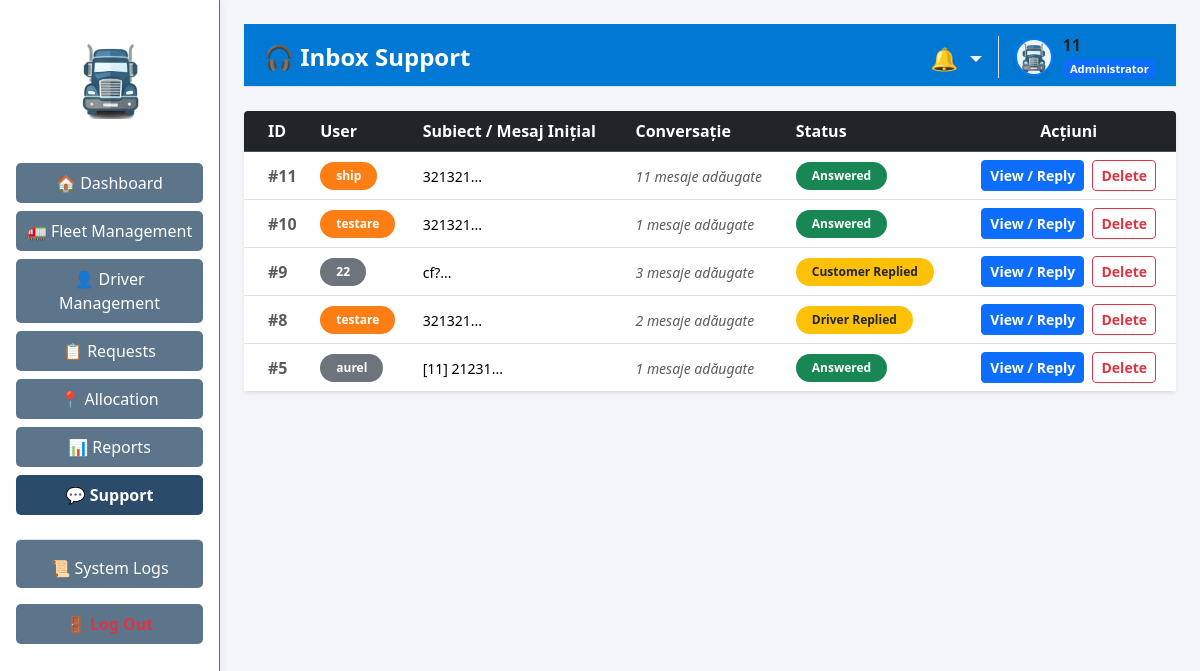
Screenshot of /admin/support (signed in) with the database file from the repository.
### tables this page shows
CREATE TABLE support_tickets (
                        id INTEGER PRIMARY KEY AUTOINCREMENT,
                        client TEXT NOT NULL,
                        message TEXT NOT NULL,
                        admin_response TEXT DEFAULT NULL,
                        timestamp DATETIME DEFAULT CURRENT_TIMESTAMP,
                        status TEXT DEFAULT 'New'
                    , client_role TEXT DEFAULT 'Customer', subject TEXT, user_id INTEGER);

### app/routes/admin_support_routes.py (the view)
@admin_support_bp.route('/admin/support')
def view_tickets() -> str:
    if session.get('role') not in ['Administrator', 'Staff']:
        return redirect(url_for('auth.login'))
    tickets_data = support_db.get_all_tickets()
    return render_template('admin/support_tickets.html', tickets=tickets_data, role=session.get('role'))

### app/models/notification_model.py (called while the page is built)
    def get_unread_notifications(self, target1: str, target2: str = '') -> List[Dict[str, Any]]:
        try:
            with sqlite3.connect(DB_PATH) as conn:
                conn.row_factory = sqlite3.Row
                cursor = conn.execute(
                    "SELECT * FROM notifications WHERE target_role IN (?, ?, 'All') AND is_read = 0 ORDER BY timestamp DESC",
                    (str(target1).strip(), str(target2).strip())
                )
                return [dict(row) for row in cursor.fetchall()]
        except sqlite3.Error as e:
            logging.error(f"Error fetching notifications: {e}")
            return []

### app/models/support_model.py (called while the page is built)
    def get_all_tickets(self) -> List[Dict[str, Any]]:
        tickets = []
        try:
            with sqlite3.connect(self.db_path) as connection:
                connection.row_factory = sqlite3.Row
                cursor = connection.execute("SELECT * FROM support_tickets ORDER BY id DESC")
                for row in cursor.fetchall():
                    ticket = dict(row)
                    replies_cursor = connection.execute("SELECT * FROM ticket_replies WHERE ticket_id = ? ORDER BY timestamp ASC", (ticket['id'],))
                    ticket['replies'] = [dict(r) for r in replies_cursor.fetchall()]
                    tickets.append(ticket)
                return tickets
        except sqlite3.Error as e:
            logging.error(f"Fetch all error: {e}")
            return tickets

### app/templates/admin/support_tickets.html (shortened to what this page needs)
{% extends "layouts/admin_layout.html" if session.get('role') == 'Administrator' else "layouts/staff_layout.html" %}
{% block page_header %}🎧 Inbox Support{% endblock %}
{% block content %}
<div class="table-container shadow-sm border-0 bg-white custom-rounded" style="overflow: hidden;">
    <table class="table table-hover align-middle mb-0">
        <thead class="table-dark">
            <tr>
                <th class="ps-4">ID</th>
                <th>User</th>
                <th>Subiect / Mesaj Inițial</th>
                <th>Conversație</th>
                <th>Status</th>
                <th class="text-center">Acțiuni</th>
            </tr>
        </thead>
        <tbody>
            {% if not tickets %}
            <tr><td colspan="6" class="text-center py-5 text-muted">Nu există tichete de suport deschise.</td></tr>
            {% else %}
                {% for t in tickets %}
                <tr>
                    <td class="ps-4 fw-bold text-muted">#{{ t.id }}</td>
                    <td>
                        <span class="badge {{ 'bg-driver' if t.client_role == 'Driver' else 'bg-customer' }} px-3 py-2 rounded-pill">
                            {{ t.client }}
                        </span>
                    </td>
                    <td><small>{{ t.message[:40] }}...</small></td>
                    <td>
                        <span class="text-muted small"><i>{{ t.replies|length }} mesaje adăugate</i></span>
                    </td>
                    <td>
                        <span class="badge rounded-pill bg-{{ 'info' if t.status == 'New' or t.status == 'Customer Ticket' or t.status == 'Driver Ticket' else ('warning text-dark' if 'Replied' in t.status else 'success') }} px-3 py-2">
                            {{ t.status }}
                        </span>
                    </td>
                    <td class="text-center">
                        <button class="btn btn-sm btn-primary fw-bold custom-rounded" data-bs-toggle="modal" data-bs-target="#respondModal{{ t.id }}">View / Reply</button>
                        <form action="{{ url_for('admin_support.delete_ticket', ticket_id=t.id) }}" method="POST" style="display:inline;" onsubmit="return confirm('Sigur ștergi acest tichet și toată conversația?');">
                            <button type="submit" class="btn btn-sm btn-outline-danger ms-1 custom-rounded fw-bold">Delete</button>
                        </form>
                    </td>
                </tr>
                {% endfor %}
            {% endif %}
        </tbody>
    </table>
</div>
{% endblock %}

### app/static/css/style.css (style rules this page uses)
body { margin: 0; padding: 0; font-family: 'Segoe UI', Tahoma, Geneva, Verdana, sans-serif; }
.table-container { background: white; border: 1px solid #ced4da; border-radius: 4px; }

### app/templates/admin/support_tickets.html (style rules this page uses)
.bg-driver { background-color: #fd7e14 !important; color: white !important; }
.bg-customer { background-color: #6c757d !important; color: white !important; }

### rows the page displays
support_tickets: id "11", client "ship", message "321321", replies|length "11", status "Answered"
support_tickets: id "10", client "testare", message "321321", replies|length "1", status "Answered"
support_tickets: id "9", client "22", message "cf?", replies|length "3", status "Customer Replied"
support_tickets: id "8", client "testare", message "321321", replies|length "2", status "Driver Replied"
support_tickets: id "5", client "aurel", message "[11] 21231", replies|length "1", status "Answered"

### other values shown
{{ session.get('username', 'Admin') }} "11"
{{ session.get('role', 'Administrator') }} "Administrator"
